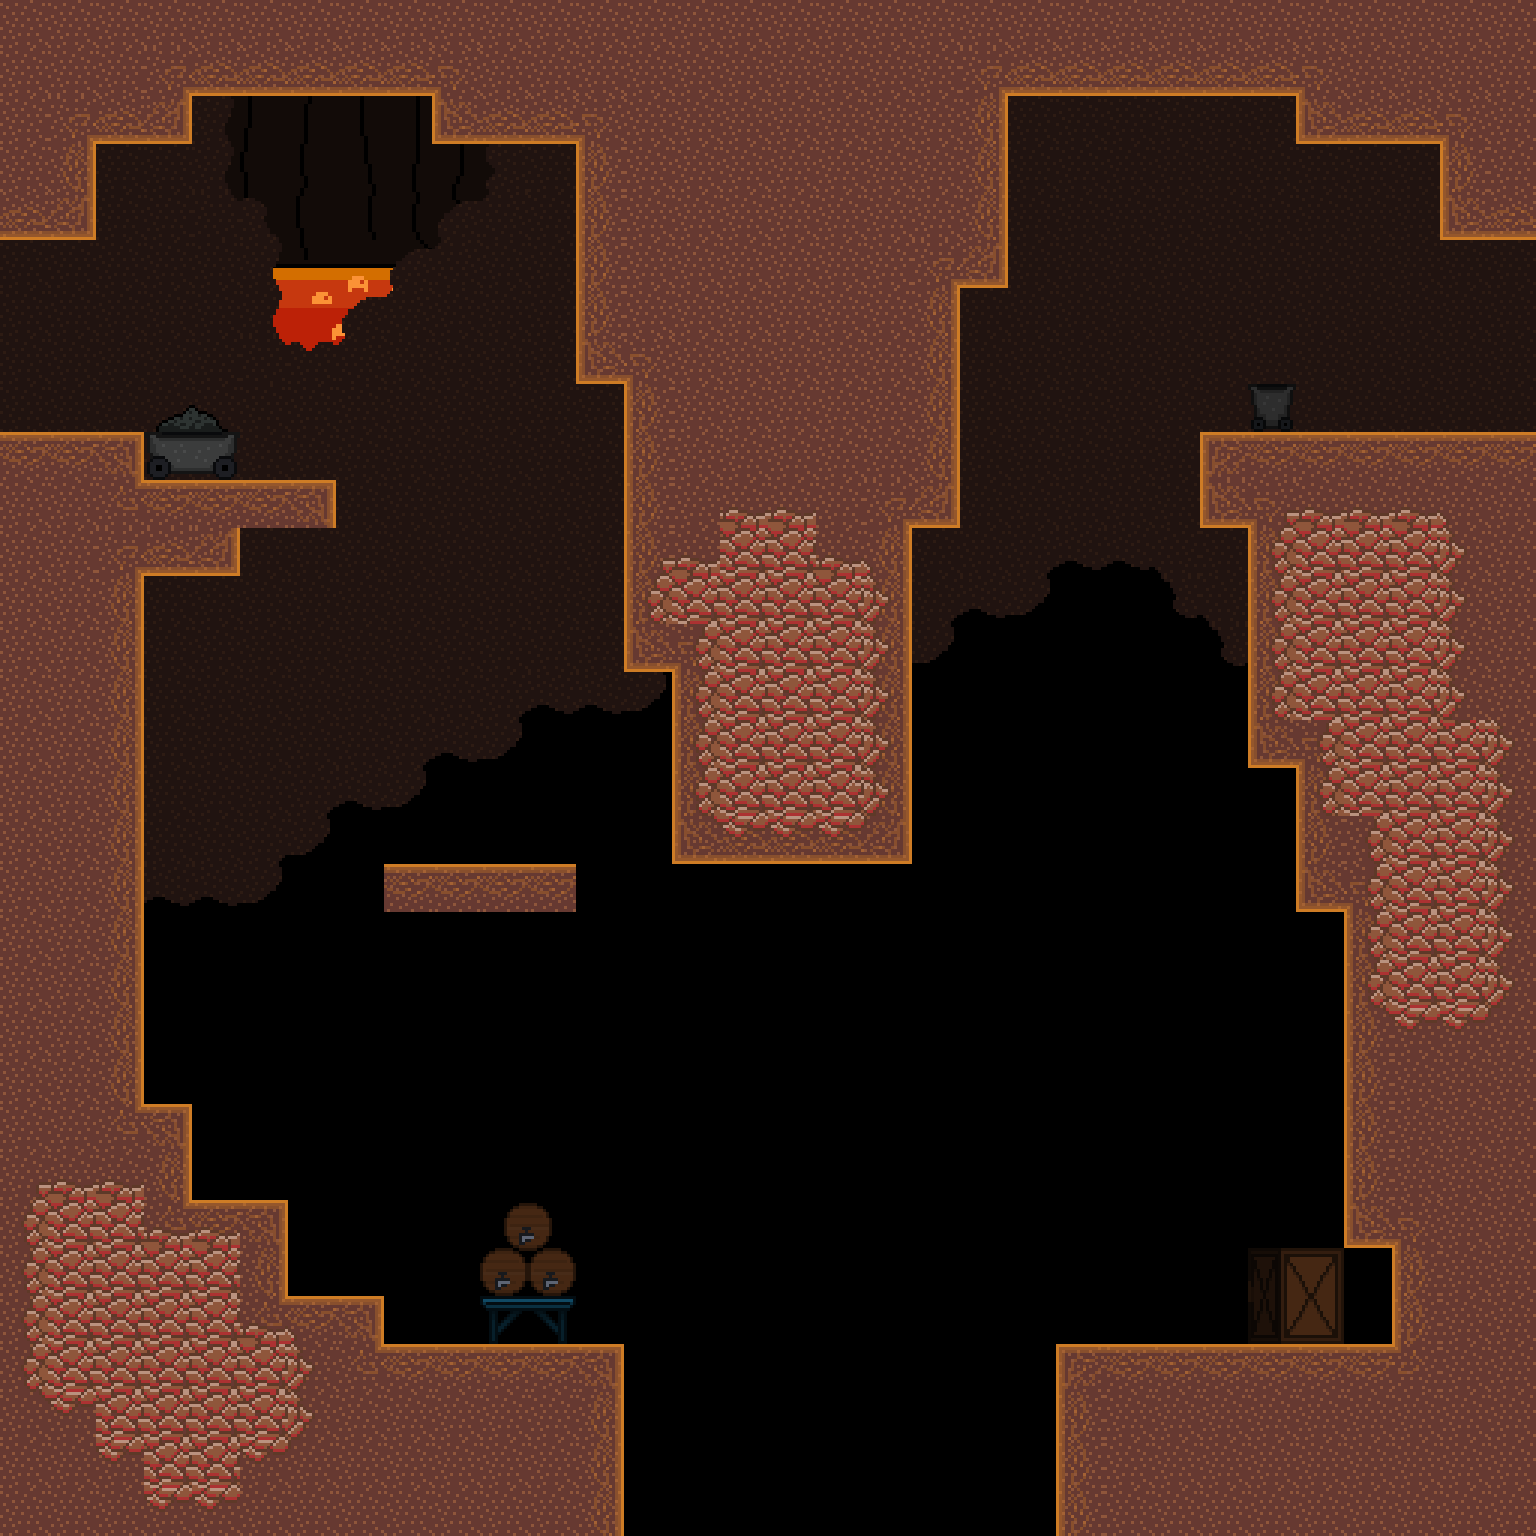

This is a level from a 2D game, rendered from its Tiled map with the project's own tilesets. A one-line summary and the map file follow, with tile-layer data summarised:
An orthogonal 32x32 tile map with 48x48 px tiles, 2 tile layers (back_tiles, front), 3 tilesets, 1 image layer and 36 objects (2x SpawnPoint, 2x EnemyFlyingElemental, 2x EnemyGroundedElemental, 2x Portal, HazardLava).

<map version="1.10" tiledversion="1.11.0" orientation="orthogonal" renderorder="right-down" width="32" height="32" tilewidth="48" tileheight="48" infinite="0" nextlayerid="20" nextobjectid="179">
 <tileset firstgid="1" name="tileset01" tilewidth="48" tileheight="48" tilecount="176" columns="16">
  <image source="../tilesets/tileset01.png" width="768" height="528" />
 </tileset>
 <tileset firstgid="177" name="tileset02" tilewidth="48" tileheight="48" tilecount="121" columns="11">
  <image source="../tilesets/tileset02.png" width="528" height="528" />
 </tileset>
 <tileset firstgid="298" name="objects" tilewidth="48" tileheight="48" tilecount="64" columns="8">
  <image source="../tilesets/objects.png" width="384" height="384" />
 </tileset>
 <imagelayer id="17" name="Image Layer 1">
  <image source="../Backgrounds/fire_back.png" width="1024" height="576" />
  <properties>
   <property name="depth" type="int" value="3000" />
   <property name="parallax_x" type="float" value="0" />
   <property name="parallax_y" type="float" value="0" />
   <property name="repeat_y" type="bool" value="true" />
  </properties>
 </imagelayer>
 <imagelayer id="18" name="Image Layer 2">
  <image source="Backgrounds/fire_far.png" width="1024" height="576" />
  <properties>
   <property name="depth" type="int" value="2900" />
   <property name="parallax_x" type="float" value="0.2" />
   <property name="parallax_y" type="float" value="0.8" />
   <property name="repeat_y" type="bool" value="false" />
  </properties>
 </imagelayer>
 <imagelayer id="19" name="Image Layer 3">
  <image source="Backgrounds/fire_front.png" width="1024" height="576" />
  <properties>
   <property name="depth" type="int" value="2800" />
   <property name="parallax_x" type="float" value="0.3" />
   <property name="parallax_y" type="float" value="0.9" />
   <property name="repeat_y" type="bool" value="false" />
  </properties>
 </imagelayer>
 <layer id="11" name="back_tiles" width="32" height="32">
  <properties>
   <property name="depth" type="int" value="1000" />
   <property name="tileset" type="int" value="1" />
  </properties>
  <data>[1024 cells, 690 non-empty, 27 distinct tile ids]</data>
 </layer>
 <layer id="12" name="front" width="32" height="32">
  <properties>
   <property name="depth" type="int" value="900" />
   <property name="tileset" type="int" value="1" />
  </properties>
  <data>[1024 cells, 85 non-empty, 23 distinct tile ids]</data>
 </layer>
 <objectgroup color="#ffaa00" id="16" name="spawnpoints">
  <object id="35" type="SpawnPoint" x="0" y="240" width="48" height="48">
   <properties>
    <property name="id" type="int" value="0" />
   </properties>
  </object>
  <object id="135" type="SpawnPoint" x="1488" y="240" width="48" height="48">
   <properties>
    <property name="id" type="int" value="1" />
   </properties>
  </object>
 </objectgroup>
 <objectgroup id="14" name="objects">
  <object id="173" type="EnemyFlyingElemental" x="480" y="624" width="48" height="48">
   <properties>
    <property name="color" type="int" value="0" />
   </properties>
  </object>
  <object id="174" type="EnemyFlyingElemental" x="288" y="624" width="48" height="48">
   <properties>
    <property name="color" type="int" value="0" />
   </properties>
  </object>
  <object id="175" type="EnemyGroundedElemental" x="480" y="1296" width="48" height="48">
   <properties>
    <property name="color" type="int" value="0" />
   </properties>
  </object>
  <object id="176" type="EnemyGroundedElemental" x="1200" y="1296" width="48" height="48">
   <properties>
    <property name="color" type="int" value="0" />
   </properties>
  </object>
  <object id="178" type="HazardLava" x="624" y="1392" width="432" height="144">
   <properties>
    <property name="color" type="int" value="0" />
   </properties>
  </object>
 </objectgroup>
 <objectgroup color="#0000ff" id="13" name="walls">
  <properties>
   <property name="isWallLayer" type="bool" value="true" />
  </properties>
  <object id="26" x="1248" y="528" width="288" height="240" />
  <object id="43" x="432" y="96" width="144" height="48" />
  <object id="50" x="1056" y="1344" width="480" height="192" />
  <object id="54" x="0" y="432" width="144" height="912" />
  <object id="96" x="0" y="96" width="96" height="144" />
  <object id="103" x="864" y="528" width="48" height="336" />
  <object id="118" x="864" y="96" width="144" height="192" />
  <object id="119" x="0" y="1344" width="624" height="192" />
  <object id="120" x="1200" y="432" width="336" height="96" />
  <object id="121" x="1440" y="144" width="96" height="96" />
  <object id="130" x="864" y="288" width="96" height="240" />
  <object id="136" x="144" y="480" width="192" height="48" />
  <object id="137" x="672" y="672" width="192" height="192" />
  <object id="138" x="96" y="96" width="96" height="48" />
  <object id="141" x="576" y="96" width="288" height="288" />
  <object id="145" x="1296" y="768" width="240" height="144" />
  <object id="149" x="624" y="384" width="240" height="288" />
  <object id="150" x="144" y="528" width="96" height="48" />
  <object id="151" x="144" y="1104" width="48" height="240" />
  <object id="152" x="0" y="0" width="1296" height="96" />
  <object id="153" x="1392" y="1248" width="144" height="96" />
  <object id="154" x="1296" y="0" width="240" height="144" />
  <object id="160" x="1344" y="912" width="192" height="336" />
  <object id="165" x="192" y="1200" width="96" height="144" />
  <object id="166" x="288" y="1296" width="96" height="48" />
  <object id="167" x="624" y="1488" width="432" height="48" />
  <object id="168" x="384" y="864" width="192" height="48" />
 </objectgroup>
 <objectgroup color="#00ff00" id="15" name="doors">
  <object id="19" type="Portal" x="-96" y="240" width="48" height="192">
   <properties>
    <property name="horizontal" type="bool" value="false" />
    <property name="id_point" type="int" value="1" />
    <property name="id_room" type="int" value="16" />
   </properties>
  </object>
  <object id="134" type="Portal" x="1584" y="240" width="48" height="192">
   <properties>
    <property name="horizontal" type="bool" value="false" />
    <property name="id_point" type="int" value="1" />
    <property name="id_room" type="int" value="14" />
   </properties>
  </object>
 </objectgroup>
</map>
